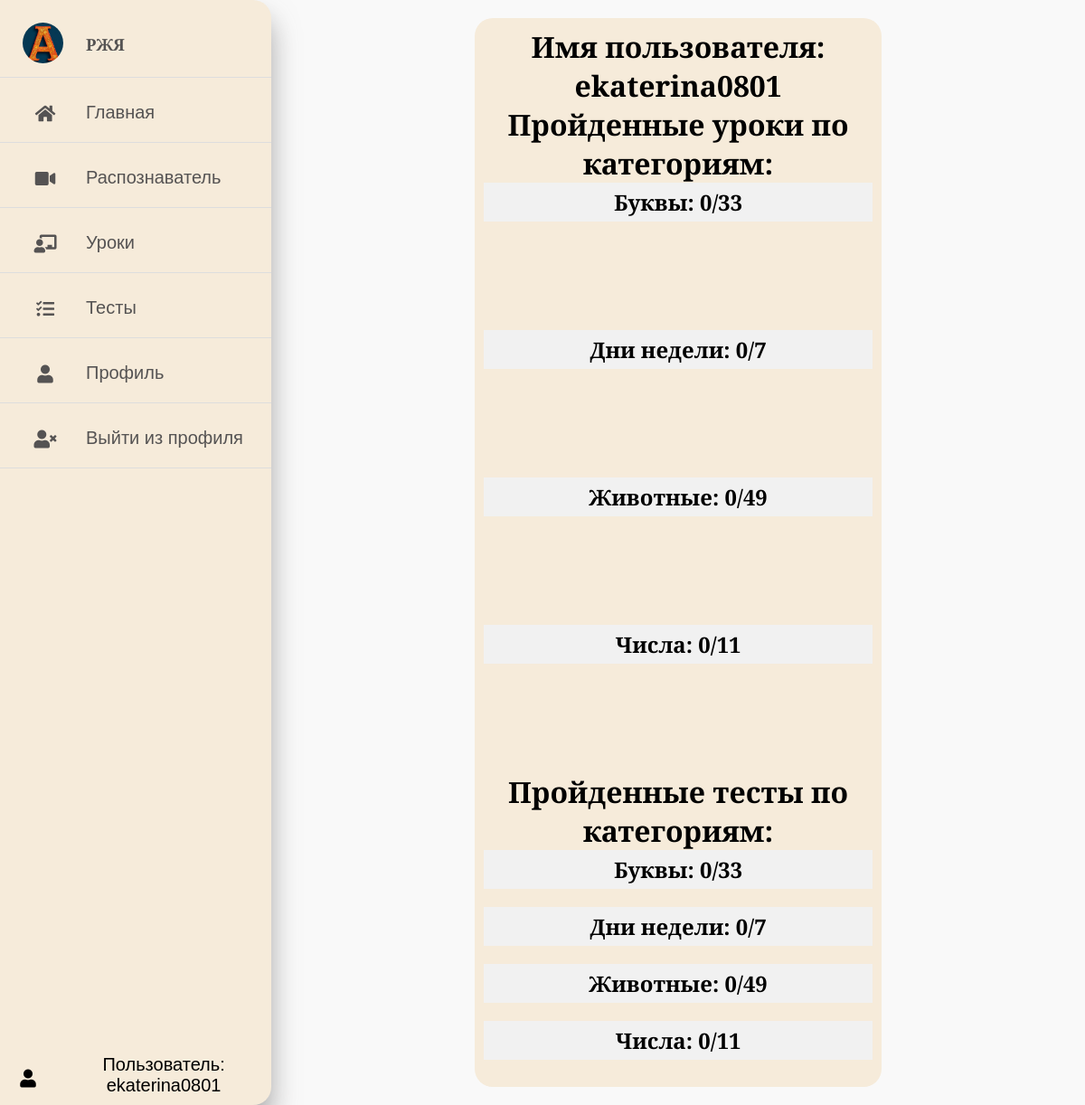
Screenshot of /profile (signed in) with the database file from the repository.
### sign/models.py (models this page shows, shortened)
class Category(models.Model):
    name = models.CharField(max_length=100)
    picture_file = models.FileField(upload_to='category_pictures/', null=True)

### sign/views.py (the view)
# urls.py: path('profile', views.profile),
@login_required
def profile(request):
    user_profile = UserProfile.objects.get(user = request.user)
    categorized_labels = getCategorizedLabels(user_profile)
    return render (request, "profile.html",context={'categorized_labels':categorized_labels})

### sign/templates/profile.html (shortened to what this page needs)
{% extends "base.html" %}
{% block content %}
<div class="center-container">
    <div class="container-profile-card">
        <h1>Имя пользователя: {{ user.username }}</h1>
        <h1>Пройденные уроки по категориям:</h1>
        <div class="container-category">
            {% for dict in categorized_labels|dictsort:"category_name" %}
            <div class="category">
                <h2>{{ dict.category_name }}: {{ dict.labels_learned|length }}/{{ dict.labels|length }}</h2>
                <ul class="scroll-list">
                </ul>
            </div>
            {% endfor %}
        </div>
        <h1>Пройденные тесты по категориям:</h1>
        <div class="container-category">
            {% for dict in categorized_labels|dictsort:"category_name" %}
            <div class="category">
                <h2>{{ dict.category_name }}: {{ dict.tests_completed|length }}/{{ dict.labels|length }}</h2>
            </div>
            {% endfor %}
        </div>
    </div>
</div>
{% endblock content %}

### sign/templates/base.html (shortened to what this page needs)
<!DOCTYPE html>
<html>
{% load static %}
{% load filters %}
<head>
    <link rel="stylesheet" href="{% static 'css/style.css' %}" />
    <link rel="stylesheet" href="https://cdnjs.cloudflare.com/ajax/libs/font-awesome/5.15.4/css/all.min.css" />
</head>
<body>
        <nav>
            <ul>
                <li><a href="#" class="logo">
                        <img src="{% static 'images/favicon.jpg' %}" alt="">
                        <span class="nav-item">РЖЯ</span>
                    </a></li>
                <li><a href="/">
                        <i class="fas fa-home"></i>
                        <span class="nav-item">Главная</span>
                    </a></li>
                <li><a href="/recognizer">
                        <i class="fas fa-video"></i>
                        <span class="nav-item">Распознаватель</span>
                    </a></li>
                <li><a href="/lessons_main">
                        <i class="fas fa-chalkboard-teacher"></i>
                        <span class="nav-item">Уроки</span>
                    </a></li>
                <li><a href="/tests_main">
                        <i class="fas fa-tasks"></i>
                        <span class="nav-item">Тесты</span>
                    </a></li>
                {% if user.is_authenticated %}
                <li><a href="/profile">
                    <i class="fas fa-user"></i>
                    <span class="nav-item">Профиль</span>
                </a></li>
                <li><a href="{% url 'logout'%}?next={{request.path}}">
                    <i class="fas fa-user-times"></i>
                    <span class="nav-item">Выйти из профиля</span>
                </a></li>
                {% endif %}
            </ul>
            {% if user.is_authenticated %}
            <div class="user-info">
                <i class="fas fa-user"></i>
                <span>Пользователь: {{ user.get_username }}</span></div>
            {% endif %}
        </nav>
        <div class="content">
            {% block content%}{% endblock content %}
        </div>
</body>
</html>

### sign/static/css/style.css (style rules this page uses)
* { margin: 0; padding: 0; outline: none; border: none; text-decoration: none; box-sizing: border-box; font-family: "Alegreya", sans-serif; }
body { background: #f9f9f9; display: flex; height: 100vh; }
nav { flex-direction: column; justify-content: space-between; height: 100vh; background: #f6ebda; width: 300px; box-shadow: 0 20px 30px rgba(149, 148, 148, 0.8); border-top-right-radius: 20px; border-bottom-right-radius: 20px; position: fixed; display: flex; }
nav ul { flex: 1; padding: 0; margin: 0; list-style: none; overflow-y: auto; }
.user-info { align-items: center; display: flex; text-align: center; margin-bottom: 10px; }
.user-info span { vertical-align: middle; margin: auto; font-size: 20px; }
.user-info i { vertical-align: middle; }
.logo { text-align: center; display: flex; margin: 10px 0 0 10px; }
.logo img { width: 45px; height: 45px; border-radius: 50%; }
.logo span { font-weight: bold; padding-left: 15px; font-size: 18px; text-transform: uppercase; }
a { position: relative; color: rgb(85, 83, 83); font-size: 20px; display: table; width: 280px; padding: 10px; }
nav .fas { position: relative; width: 70px; height: 40px; top: 14px; font-size: 20px; text-align: center; }
.nav-item { position: relative; top: 12px; margin-left: 10px; }
.content { margin-left: 300px; text-align: justify; width: 100%; overflow: auto; }
.container-profile-card { flex: 0 0 10%; background-color: #f6ebda; border-radius: 20px; padding: 10px; text-align: center; }
.scroll-list { overflow: auto; height: 100px; }
.container-category { overflow-y: auto; width: 100%; max-height: 90vh; }
.category { margin-bottom: 20px; }
ul { list-style-type: none; padding: 0; }
li { padding: 5px; border-bottom: 1px solid #ddd; }
h2 { background-color: #f1f1f1; padding: 5px; margin: 0; text-align: center; }
.center-container { margin: auto; width: 50%; margin-top: 20px; margin-bottom: 20px; justify-content: center; align-content: center; }

### rows the page displays
Category: category_name "Буквы", labels_learned|length "0", labels|length "33", tests_completed|length "0"
Category: category_name "Дни недели", labels_learned|length "0", labels|length "7", tests_completed|length "0"
Category: category_name "Животные", labels_learned|length "0", labels|length "49", tests_completed|length "0"
Category: category_name "Числа", labels_learned|length "0", labels|length "11", tests_completed|length "0"

### other values shown
{{ user.get_username }} "ekaterina0801"
{{ user.username }} "ekaterina0801"
